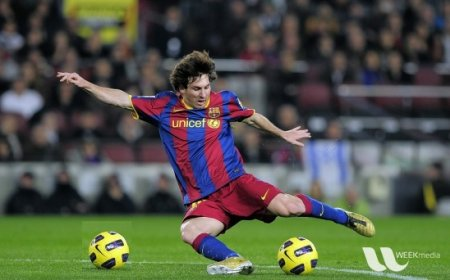
#> input picture OpenCV/OPENCV_görüntü_işleme/messi5.jpg, 450 x 280 px
$ python OpenCV_Goruntu_Isleme.py   (older library calls are emulated)
#> lines starting #> are read from the running program, lines starting #| are printed output that depends on the picture; after the words box and inside, x2 and y2 are one past the last pixel; in counts of white or black regions, pixels touching at a corner belong together; pictures that were not available may be replaced by others from this repository, and a replacement may not be noted
#%%
import cv2

#görselleştirme
img = cv2.imread("messi5.jpg", 0)
#> img: shape (280, 450); min 0, max 252, mean 83.2

#görselleştir
cv2.imshow("ilkresim",img)

k = cv2.waitKey(0) &0xFF
#> (key q is pressed here)

if k == 27:
    cv2.destroyAllWindows()
elif k == ord('s'):
    cv2.imwrite("mess_gray.png",img)
    cv2.destroyAllWindows()

#%% Video içe aktarma
import cv2
import time

video_name = "MOT17-04-DPM.mp4"

#video içe aktar: capture, cap

cap = cv2.VideoCapture(video_name)

print("genişlik",cap.get(3))
print("yükseklik",cap.get(4))

if cap.isOpened() == False:
    print("hata")

while True:
    ret, frame = cap.read()

    if ret == True:
        time.sleep(0.01) # uyarı: kullanmazsak çok hızlı akar

        cv2.imshow("video",frame)
    else: break

    if cv2.waitKey(1) & 0xFF == ord("q"):
        break

cap.release() #☺ stop capture
cv2.destroyAllWindows
#%% Kamera açma video kaydı
import cv2
# capture

cap = cv2.VideoCapture(0)

width = int(cap.get(cv2.CAP_PROP_FRAME_WIDTH))
height= int(cap.get(cv2.CAP_PROP_FRAME_HEIGHT))

#VİDEO KAYDET

writer = cv2.VideoWriter("video_kaydı.mp4",cv2.VideoWriter_fourcc(*"DIVX"),20,(width,height))

while True:
    ret, frame = cap.read()
    cv2.imshow("Video",frame)

    #save
    writer.write(frame)

    if cv2.waitKey(1) & 0xFF == ord("q"): break
#> (key q is pressed here)

cap.release()
cv2.destroyAllWindows


#%% yeniden boyutlandırma

import cv2

img = cv2.imread("lenna.png")
#> img is the input picture: shape (280, 450, 3); mean B, G, R 72.3, 85.8, 82.3
print("picture size:",img.shape)
#| picture size: (280, 450, 3)
cv2.imshow("original",img)


#resized
imgResized = cv2.resize(img, (100,100))
print("resized img shape:", imgResized.shape)
#| resized img shape: (100, 100, 3)
cv2.imshow("img resized", imgResized)

#kırp

imgCropped = img[:200,:300] # height width
cv2.imshow("kirpikresm",imgCropped)

#%% Şekiller ve metin
import cv2
import numpy as np

#resim olustur


img = np.zeros((512,512,3), np.uint8) # siyah bir resim
cv2.imshow("Siyah", img)

# çizgi
# (resim ,başlangıç noktası, bitis noktası, renk)
cv2.line(img,(100,100),(100,300), (0,255,0)) #BGR (0,0,255)
cv2.imshow("Cizgi",img)


#dikdörtgen
#resim başlangıç bitiş renk
cv2.rectangle(img, (0,0), (256,256), (255,0,0),cv2.FILLED)
#> img: shape (512, 512, 3)
cv2.imshow("diktörtgen",img)

# çember eğer fılled yazarsan daire olur

cv2.circle(img, (300,300), 45,(0,0,255))
cv2.imshow("çeber",img)

# metin
# (resim baslangıç noktası font kalınlığı renk)
cv2.putText(img, "resim", (350,350), cv2.FONT_HERSHEY_COMPLEX, 1, (255,255,255))
cv2.imshow("Metin",img)
#%% Görüntülü birleştirme
import cv2
import numpy as np
#img içe aktar
img2 = cv2.imread("lenna.png")
cv2.imshow("Orginal", img2)

#horizontal
how = np.hstack((img2, img2))
cv2.imshow("horizontal",how)


#vertical

ver = np.vstack((img2,img2))
cv2.imshow("Dikey",ver)
#%% Perspektif çarpıtma
import cv2
import numpy as np

#içe aktar resim

img = cv2.imread("kart.png")
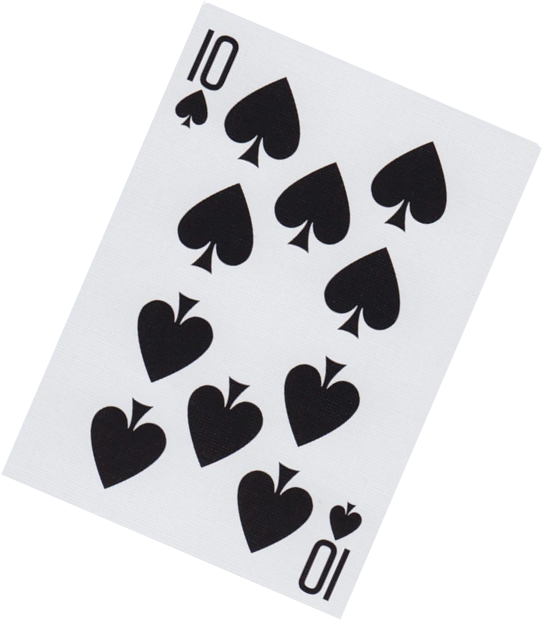
#> input picture OpenCV/OPENCV_görüntü_işleme/kart.png, 544 x 620 px
#> img is the input picture: shape (620, 544, 3); mean B, G, R 214.7, 212.3, 212.1
cv2.imshow("Original",img)

width = 400
height = 500

pts1 = np.float32([[230,1],[1,472],[540,150],[338,617]])
pts2 = np.float32([[0,0],[0,height],[width,0],[width,height]])

matrix = cv2.getPerspectiveTransform(pts1,pts2)
print(matrix)

imgOutpu= cv2.warpPerspective(img, matrix, (width,height))
cv2.imshow("nihai resim",imgOutpu)
#%% Blending
import cv2
import matplotlib.pyplot as plt

#karıştırma

img1 = cv2.imread("img1.jpg")
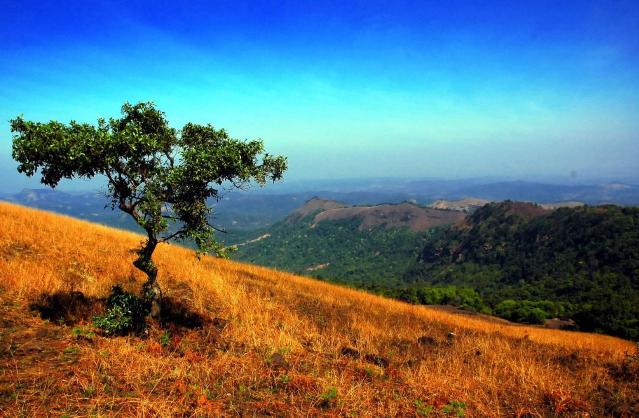
#> input picture OpenCV/OPENCV_görüntü_işleme/img1.jpg, 1278 x 836 px (shown at 1/2 size)
#> img1 is the input picture: shape (836, 1278, 3); mean B, G, R 118.6, 113.4, 96
img1= cv2.cvtColor(img1, cv2.COLOR_BGR2RGB)

img2 = cv2.imread("img2.jpg")
img2 = cv2.cvtColor(img2, cv2.COLOR_BGR2RGB)


plt.figure()
plt.imshow(img1)

plt.figure()
plt.imshow(img2)

img1 = cv2.resize(img1,(600,600))
#> img1: shape (600, 600, 3)
img2 = cv2.resize(img2,(600,600))
#> img2: shape (600, 600, 3)

plt.figure()
plt.imshow(img1)

plt.figure()
plt.imshow(img2)

#karıştırılmış resim = alpha*img1 + beta*img2

blended = cv2.addWeighted(src1 = img1, alpha = 0.5, src2 = img2, beta = 0.5, gamma=0)

plt.figure()
plt.imshow(blended)
#%% görüntü eşikleme
import cv2
import matplotlib.pyplot as plt

#resmi içe aktar

img = cv2.imread("img1.jpg")
img = cv2.cvtColor(img, cv2.COLOR_BGR2GRAY)
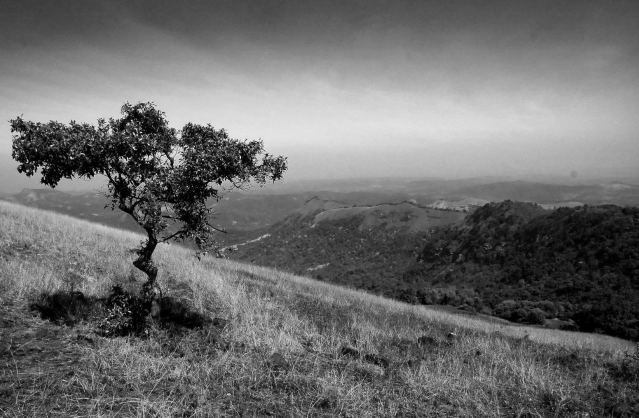
#> img: shape (836, 1278) (shown at 1/2 size); min 0, max 252, mean 108.8
plt.figure()
plt.imshow(img, cmap = "gray")
plt.axis("off")
plt.show()


#  eşikleme

_, thresh_img = cv2.threshold(img, thresh = 60, maxval= 255, type= cv2.THRESH_BINARY)
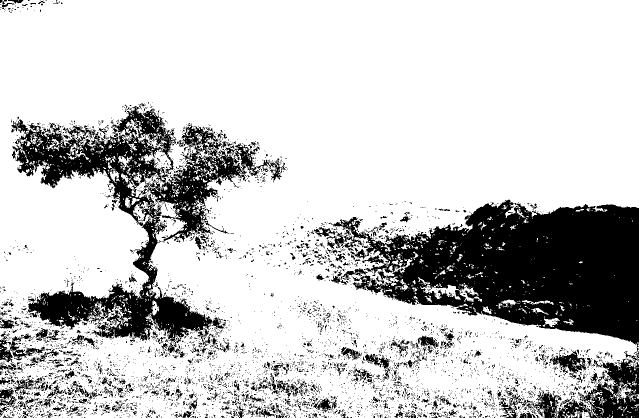
#> thresh_img: shape (836, 1278) (shown at 1/2 size); 78.8% white; 5605 black regions (5216 under 20 px), largest, box (x1, y1, x2, y2) and area: (653, 399, 1278, 695) 102752, (23, 212, 573, 706) 66369, (1069, 717, 1278, 836) 10189

plt.figure()
plt.imshow(thresh_img, cmap = "gray")
plt.axis("off")
plt.show()

#uyarlamalı eşik değeri


thresh_img2 = cv2.adaptiveThreshold(img, 255, cv2.ADAPTIVE_THRESH_MEAN_C, cv2.THRESH_BINARY, 11, 8)
#> thresh_img2: shape (836, 1278); 79.6% white; black in thin lines or dots

plt.figure()
plt.imshow(thresh_img2, cmap = "gray")
plt.axis("off")
plt.show()

#%% bulanıklaştırma

import cv2
import matplotlib.pyplot as plt
import numpy as np

import warnings
warnings.filterwarnings("ignore")

#blurrrein(detayı azaltır gürültüyü engeller)


img = cv2.imread("NYC.jpg")
img = cv2.cvtColor(img, cv2.COLOR_BGR2RGB)

plt.figure(),plt.imshow(img),plt.axis("off"),plt.title("original"),plt.show()

"""

ortalama bulanıklaştırma yöntemi

"""

dst2 = cv2.blur(img, ksize = (3,3))
plt.figure(),plt.imshow(dst2), plt.axis("off"), plt.title("ortlama  blur")


"""

gaussian blur

"""

gb = cv2.GaussianBlur(img, ksize=(3,3), sigmaX = 7)
plt.figure(), plt.imshow(gb), plt.axis("off"), plt.title("gauss blur")


"""
Medyan blur

"""

mb = cv2.medianBlur(img, ksize = 3)
plt.figure(),plt.imshow(mb), plt.axis("off"),plt.title("medyan blue")


def gaussianNoise(image):
    row,col,ch = image.shape
#> row = 620; col = 544; ch = 3
    mean = 0
    var = 0.05
    sigma = var ** 0.5

    gauss = np.random.normal(mean, sigma, (row,col,ch))

    gauss = gauss.reshape(row,col,ch)
    noisy = image + gauss
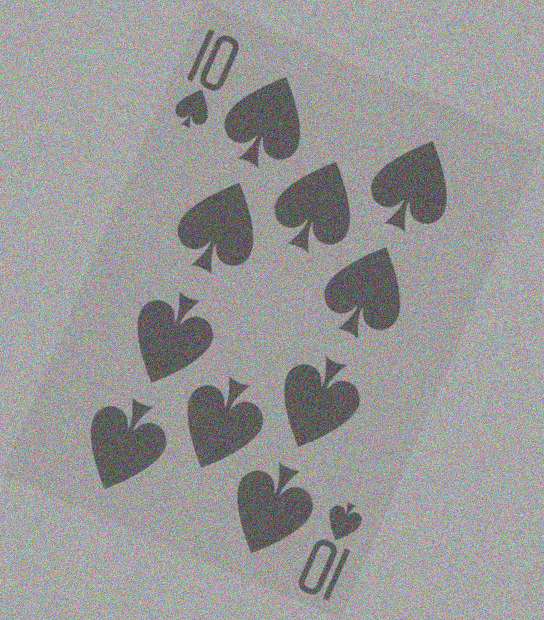
#> noisy: shape (620, 544, 3) float64; mean B, G, R 0.832, 0.833, 0.842; drawn with min black and max white
    return noisy


#içe aktar normalize et
img = cv2.imread("NYC.jpg")
img = cv2.cvtColor(img, cv2.COLOR_BGR2RGB)/255
plt.figure(),plt.imshow(img),plt.axis("off"),plt.title("original"),plt.show()

gaussianNoisyImage = gaussianNoise(img)
plt.figure(),plt.imshow(gaussianNoisyImage),plt.axis("off"),plt.title("asassafsf"),plt.show()
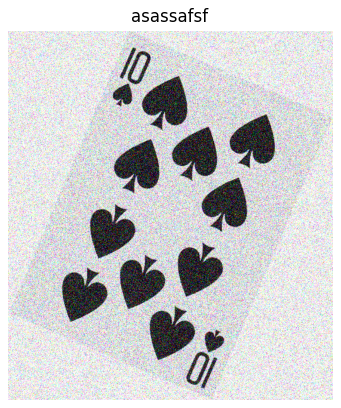
#> figure drawn by matplotlib, 1 panel; B, G, R data is drawn as R, G, B


#gaussian blue

gb2 = cv2.GaussianBlur(gaussianNoisyImage, ksize=(3,3), sigmaX = 7)
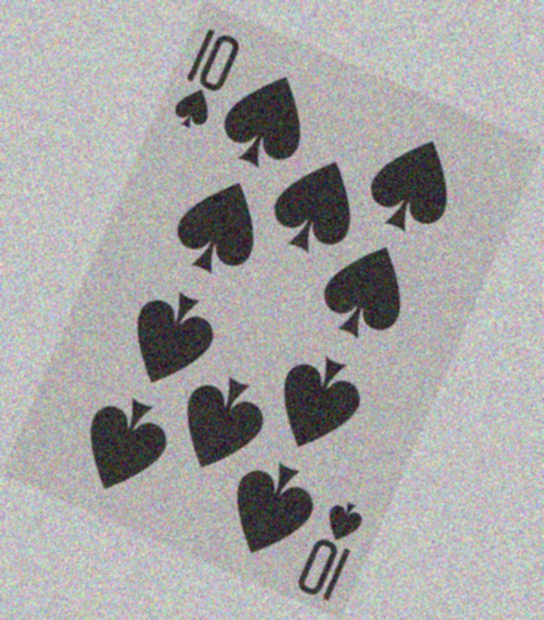
#> gb2: shape (620, 544, 3) float64; mean B, G, R 0.832, 0.833, 0.842; drawn with min black and max white
plt.figure(), plt.imshow(gb2), plt.axis("off"), plt.title("with gauss blue")

def saltPepperNoise(image): #row collumn channel
    row, col, ch = image.shape
#> row = 620; col = 544; ch = 3
    s_vs_p = 0.5   #SOFT/PEPPER

    amount = 0.004


    noisy = np.copy(image)

    #salt beyaz
    num_salt = np.ceil(amount * image.size * s_vs_p)
#> num_salt = 2024
    coords = [np.random.randint(0, i - 1,int(num_salt)) for i in image.shape]
    noisy[coords] = 1

    #pepper siyah
    num_pepper = np.ceil(amount * image.size * 1 - s_vs_p)
#> num_pepper = 4047
    coords = [np.random.randint(0, i-1, int(num_pepper))for i in image.shape]
    noisy[coords] = 0

    return noisy


spImage = saltPepperNoise(img)
plt.figure(), plt.imshow(spImage), plt.axis("off"), plt.title("sp ımage")


#median blur

mb2 = cv2.medianBlur(spImage.astype(np.float32), ksize = 3)
plt.figure(),plt.imshow(mb2), plt.axis("off"),plt.title("medyan blue")


#%% morflolojik operasyonlar 4 tane
import cv2
import matplotlib.pyplot as plt
import numpy as np

# resmi içe aktar

img = cv2.imread("datai_team.jpg",0)
#> (the run stopped early here; a loop or call above may not have finished)
